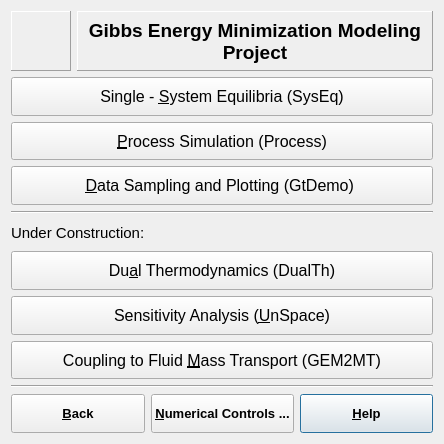
<?xml version="1.0" encoding="UTF-8"?>
<ui version="4.0">
 <class>EQDialogData</class>
 <widget class="QWidget" name="EQDialogData">
  <property name="windowModality">
   <enum>Qt::WindowModal</enum>
  </property>
  <property name="geometry">
   <rect>
    <x>0</x>
    <y>0</y>
    <width>444</width>
    <height>444</height>
   </rect>
  </property>
  <property name="sizePolicy">
   <sizepolicy hsizetype="MinimumExpanding" vsizetype="MinimumExpanding">
    <horstretch>0</horstretch>
    <verstretch>0</verstretch>
   </sizepolicy>
  </property>
  <property name="minimumSize">
   <size>
    <width>440</width>
    <height>440</height>
   </size>
  </property>
  <property name="baseSize">
   <size>
    <width>0</width>
    <height>0</height>
   </size>
  </property>
  <property name="font">
   <font>
    <pointsize>10</pointsize>
   </font>
  </property>
  <property name="windowTitle">
   <string>EQDialogData</string>
  </property>
  <layout class="QVBoxLayout">
   <item>
    <layout class="QHBoxLayout">
     <item>
      <widget class="QLabel" name="pLogoImg">
       <property name="sizePolicy">
        <sizepolicy hsizetype="Fixed" vsizetype="Fixed">
         <horstretch>0</horstretch>
         <verstretch>0</verstretch>
        </sizepolicy>
       </property>
       <property name="minimumSize">
        <size>
         <width>60</width>
         <height>60</height>
        </size>
       </property>
       <property name="frameShape">
        <enum>QFrame::Panel</enum>
       </property>
       <property name="frameShadow">
        <enum>QFrame::Raised</enum>
       </property>
       <property name="pixmap">
        <pixmap resource="../../img.qrc">:/images/img/gems50.png</pixmap>
       </property>
       <property name="scaledContents">
        <bool>true</bool>
       </property>
       <property name="alignment">
        <set>Qt::AlignCenter</set>
       </property>
       <property name="wordWrap">
        <bool>false</bool>
       </property>
      </widget>
     </item>
     <item>
      <widget class="QLabel" name="pTitleTL">
       <property name="font">
        <font>
         <family>Arial</family>
         <pointsize>14</pointsize>
         <weight>75</weight>
         <italic>false</italic>
         <bold>true</bold>
        </font>
       </property>
       <property name="frameShape">
        <enum>QFrame::Panel</enum>
       </property>
       <property name="frameShadow">
        <enum>QFrame::Raised</enum>
       </property>
       <property name="text">
        <string>Gibbs Energy Minimization Modeling Project</string>
       </property>
       <property name="alignment">
        <set>Qt::AlignCenter</set>
       </property>
       <property name="wordWrap">
        <bool>true</bool>
       </property>
      </widget>
     </item>
    </layout>
   </item>
   <item>
    <widget class="QPushButton" name="pSysEqButton">
     <property name="sizePolicy">
      <sizepolicy hsizetype="Minimum" vsizetype="Minimum">
       <horstretch>0</horstretch>
       <verstretch>0</verstretch>
      </sizepolicy>
     </property>
     <property name="font">
      <font>
       <pointsize>12</pointsize>
      </font>
     </property>
     <property name="toolTip">
      <string>Calculation of equilibrium states in a single thermodynamic system configuration</string>
     </property>
     <property name="text">
      <string>Single - &amp;System Equilibria (SysEq)</string>
     </property>
     <property name="shortcut">
      <string>Alt+S</string>
     </property>
    </widget>
   </item>
   <item>
    <widget class="QPushButton" name="pProcessButton">
     <property name="sizePolicy">
      <sizepolicy hsizetype="Minimum" vsizetype="Minimum">
       <horstretch>0</horstretch>
       <verstretch>0</verstretch>
      </sizepolicy>
     </property>
     <property name="font">
      <font>
       <pointsize>12</pointsize>
      </font>
     </property>
     <property name="toolTip">
      <string>Simulation of irreversible processes (batch GEM calculations)</string>
     </property>
     <property name="text">
      <string>&amp;Process Simulation (Process)</string>
     </property>
     <property name="shortcut">
      <string>Alt+P</string>
     </property>
    </widget>
   </item>
   <item>
    <widget class="QPushButton" name="pGtDemoButton">
     <property name="sizePolicy">
      <sizepolicy hsizetype="Minimum" vsizetype="Minimum">
       <horstretch>0</horstretch>
       <verstretch>0</verstretch>
      </sizepolicy>
     </property>
     <property name="font">
      <font>
       <pointsize>12</pointsize>
      </font>
     </property>
     <property name="toolTip">
      <string>Definition of data samplers and plots of the results</string>
     </property>
     <property name="text">
      <string>&amp;Data Sampling and Plotting (GtDemo) </string>
     </property>
     <property name="shortcut">
      <string>Alt+D</string>
     </property>
     <property name="default">
      <bool>false</bool>
     </property>
    </widget>
   </item>
   <item>
    <widget class="Line" name="Line1">
     <property name="frameShape">
      <enum>QFrame::HLine</enum>
     </property>
     <property name="frameShadow">
      <enum>QFrame::Sunken</enum>
     </property>
    </widget>
   </item>
   <item>
    <widget class="QLabel" name="TextLabel2">
     <property name="sizePolicy">
      <sizepolicy hsizetype="Minimum" vsizetype="Minimum">
       <horstretch>0</horstretch>
       <verstretch>0</verstretch>
      </sizepolicy>
     </property>
     <property name="maximumSize">
      <size>
       <width>32767</width>
       <height>25</height>
      </size>
     </property>
     <property name="font">
      <font>
       <pointsize>11</pointsize>
      </font>
     </property>
     <property name="text">
      <string>Under Construction:</string>
     </property>
     <property name="wordWrap">
      <bool>false</bool>
     </property>
    </widget>
   </item>
   <item>
    <widget class="QPushButton" name="pDutermButton">
     <property name="sizePolicy">
      <sizepolicy hsizetype="Minimum" vsizetype="Minimum">
       <horstretch>0</horstretch>
       <verstretch>0</verstretch>
      </sizepolicy>
     </property>
     <property name="font">
      <font>
       <pointsize>12</pointsize>
      </font>
     </property>
     <property name="toolTip">
      <string/>
     </property>
     <property name="text">
      <string>Du&amp;al Thermodynamics (DualTh)</string>
     </property>
     <property name="shortcut">
      <string>Alt+A</string>
     </property>
    </widget>
   </item>
   <item>
    <widget class="QPushButton" name="pProbeButton">
     <property name="sizePolicy">
      <sizepolicy hsizetype="Minimum" vsizetype="Minimum">
       <horstretch>0</horstretch>
       <verstretch>0</verstretch>
      </sizepolicy>
     </property>
     <property name="font">
      <font>
       <pointsize>12</pointsize>
      </font>
     </property>
     <property name="toolTip">
      <string/>
     </property>
     <property name="text">
      <string>Sensitivity Analysis (&amp;UnSpace)</string>
     </property>
     <property name="shortcut">
      <string>Alt+U</string>
     </property>
    </widget>
   </item>
   <item>
    <widget class="QPushButton" name="pIntegButton">
     <property name="sizePolicy">
      <sizepolicy hsizetype="Minimum" vsizetype="Minimum">
       <horstretch>0</horstretch>
       <verstretch>0</verstretch>
      </sizepolicy>
     </property>
     <property name="font">
      <font>
       <pointsize>12</pointsize>
      </font>
     </property>
     <property name="toolTip">
      <string/>
     </property>
     <property name="text">
      <string>Coupling to Fluid &amp;Mass Transport (GEM2MT)</string>
     </property>
     <property name="shortcut">
      <string>Alt+M</string>
     </property>
    </widget>
   </item>
   <item>
    <widget class="Line" name="Line10">
     <property name="frameShape">
      <enum>QFrame::HLine</enum>
     </property>
     <property name="frameShadow">
      <enum>QFrame::Sunken</enum>
     </property>
    </widget>
   </item>
   <item>
    <layout class="QHBoxLayout">
     <property name="spacing">
      <number>6</number>
     </property>
     <property name="margin">
      <number>0</number>
     </property>
     <item>
      <widget class="QPushButton" name="pBackButton">
       <property name="sizePolicy">
        <sizepolicy hsizetype="Minimum" vsizetype="Minimum">
         <horstretch>0</horstretch>
         <verstretch>0</verstretch>
        </sizepolicy>
       </property>
       <property name="font">
        <font>
         <pointsize>10</pointsize>
         <weight>75</weight>
         <bold>true</bold>
        </font>
       </property>
       <property name="toolTip">
        <string>Back to 'Thermodynamic database management' dialog</string>
       </property>
       <property name="text">
        <string>&amp;Back</string>
       </property>
       <property name="shortcut">
        <string>Alt+B</string>
       </property>
       <property name="default">
        <bool>false</bool>
       </property>
      </widget>
     </item>
     <item>
      <widget class="QPushButton" name="pNumCtrlButton">
       <property name="sizePolicy">
        <sizepolicy hsizetype="Minimum" vsizetype="Minimum">
         <horstretch>0</horstretch>
         <verstretch>0</verstretch>
        </sizepolicy>
       </property>
       <property name="font">
        <font>
         <pointsize>10</pointsize>
         <weight>75</weight>
         <bold>true</bold>
        </font>
       </property>
       <property name="toolTip">
        <string>Press to check/adjust controls of the numerical modules (saved in Project record)</string>
       </property>
       <property name="text">
        <string>&amp;Numerical Controls ...</string>
       </property>
       <property name="shortcut">
        <string>Alt+N</string>
       </property>
      </widget>
     </item>
     <item>
      <widget class="QPushButton" name="pHelpButton">
       <property name="sizePolicy">
        <sizepolicy hsizetype="Minimum" vsizetype="Minimum">
         <horstretch>0</horstretch>
         <verstretch>0</verstretch>
        </sizepolicy>
       </property>
       <property name="font">
        <font>
         <pointsize>10</pointsize>
         <weight>75</weight>
         <bold>true</bold>
        </font>
       </property>
       <property name="toolTip">
        <string>Learn about GEM chemical thermodynamic modelling technique</string>
       </property>
       <property name="text">
        <string>&amp;Help</string>
       </property>
       <property name="shortcut">
        <string>Alt+H</string>
       </property>
       <property name="default">
        <bool>true</bool>
       </property>
      </widget>
     </item>
    </layout>
   </item>
  </layout>
 </widget>
 <layoutdefault spacing="6" margin="11"/>
 <resources>
  <include location="../../img.qrc"/>
 </resources>
 <connections>
  <connection>
   <sender>pBackButton</sender>
   <signal>clicked()</signal>
   <receiver>EQDialogData</receiver>
   <slot>CmBack()</slot>
   <hints>
    <hint type="sourcelabel">
     <x>30</x>
     <y>418</y>
    </hint>
    <hint type="destinationlabel">
     <x>20</x>
     <y>20</y>
    </hint>
   </hints>
  </connection>
  <connection>
   <sender>pHelpButton</sender>
   <signal>clicked()</signal>
   <receiver>EQDialogData</receiver>
   <slot>CmHelp()</slot>
   <hints>
    <hint type="sourcelabel">
     <x>317</x>
     <y>418</y>
    </hint>
    <hint type="destinationlabel">
     <x>20</x>
     <y>20</y>
    </hint>
   </hints>
  </connection>
  <connection>
   <sender>pSysEqButton</sender>
   <signal>clicked()</signal>
   <receiver>EQDialogData</receiver>
   <slot>CmSystemDialog()</slot>
   <hints>
    <hint type="sourcelabel">
     <x>29</x>
     <y>97</y>
    </hint>
    <hint type="destinationlabel">
     <x>20</x>
     <y>20</y>
    </hint>
   </hints>
  </connection>
  <connection>
   <sender>pProcessButton</sender>
   <signal>clicked()</signal>
   <receiver>EQDialogData</receiver>
   <slot>CmOpen_PROCESS()</slot>
   <hints>
    <hint type="sourcelabel">
     <x>29</x>
     <y>141</y>
    </hint>
    <hint type="destinationlabel">
     <x>20</x>
     <y>20</y>
    </hint>
   </hints>
  </connection>
  <connection>
   <sender>pGtDemoButton</sender>
   <signal>clicked()</signal>
   <receiver>EQDialogData</receiver>
   <slot>CmOpen_GTDEMO()</slot>
   <hints>
    <hint type="sourcelabel">
     <x>29</x>
     <y>186</y>
    </hint>
    <hint type="destinationlabel">
     <x>20</x>
     <y>20</y>
    </hint>
   </hints>
  </connection>
  <connection>
   <sender>pDutermButton</sender>
   <signal>clicked()</signal>
   <receiver>EQDialogData</receiver>
   <slot>CmOpen_DUTERM()</slot>
   <hints>
    <hint type="sourcelabel">
     <x>29</x>
     <y>272</y>
    </hint>
    <hint type="destinationlabel">
     <x>20</x>
     <y>20</y>
    </hint>
   </hints>
  </connection>
  <connection>
   <sender>pProbeButton</sender>
   <signal>clicked()</signal>
   <receiver>EQDialogData</receiver>
   <slot>CmOpen_PROBE()</slot>
   <hints>
    <hint type="sourcelabel">
     <x>29</x>
     <y>317</y>
    </hint>
    <hint type="destinationlabel">
     <x>20</x>
     <y>20</y>
    </hint>
   </hints>
  </connection>
  <connection>
   <sender>pIntegButton</sender>
   <signal>clicked()</signal>
   <receiver>EQDialogData</receiver>
   <slot>CmOpen_INTEG()</slot>
   <hints>
    <hint type="sourcelabel">
     <x>29</x>
     <y>361</y>
    </hint>
    <hint type="destinationlabel">
     <x>20</x>
     <y>20</y>
    </hint>
   </hints>
  </connection>
  <connection>
   <sender>pNumCtrlButton</sender>
   <signal>clicked()</signal>
   <receiver>EQDialogData</receiver>
   <slot>CmAdvanced()</slot>
   <hints>
    <hint type="sourcelabel">
     <x>173</x>
     <y>418</y>
    </hint>
    <hint type="destinationlabel">
     <x>20</x>
     <y>20</y>
    </hint>
   </hints>
  </connection>
 </connections>
</ui>
